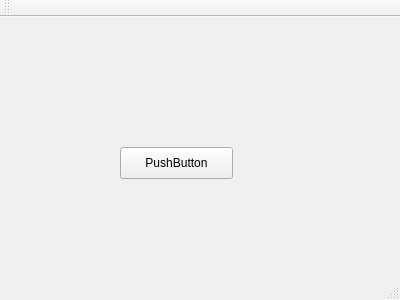
<?xml version="1.0" encoding="UTF-8"?>
<ui version="4.0">
 <class>MainWindow</class>
 <widget class="QMainWindow" name="MainWindow">
  <property name="geometry">
   <rect>
    <x>0</x>
    <y>0</y>
    <width>400</width>
    <height>300</height>
   </rect>
  </property>
  <property name="windowTitle">
   <string>MainWindow</string>
  </property>
  <widget class="QWidget" name="centralWidget">
   <widget class="QPushButton" name="pushButton">
    <property name="geometry">
     <rect>
      <x>120</x>
      <y>130</y>
      <width>113</width>
      <height>32</height>
     </rect>
    </property>
    <property name="text">
     <string>PushButton</string>
    </property>
   </widget>
  </widget>
  <widget class="QMenuBar" name="menuBar">
   <property name="geometry">
    <rect>
     <x>0</x>
     <y>0</y>
     <width>400</width>
     <height>22</height>
    </rect>
   </property>
  </widget>
  <widget class="QToolBar" name="mainToolBar">
   <attribute name="toolBarArea">
    <enum>TopToolBarArea</enum>
   </attribute>
   <attribute name="toolBarBreak">
    <bool>false</bool>
   </attribute>
  </widget>
  <widget class="QStatusBar" name="statusBar"/>
 </widget>
 <layoutdefault spacing="6" margin="11"/>
 <resources/>
 <connections/>
</ui>
